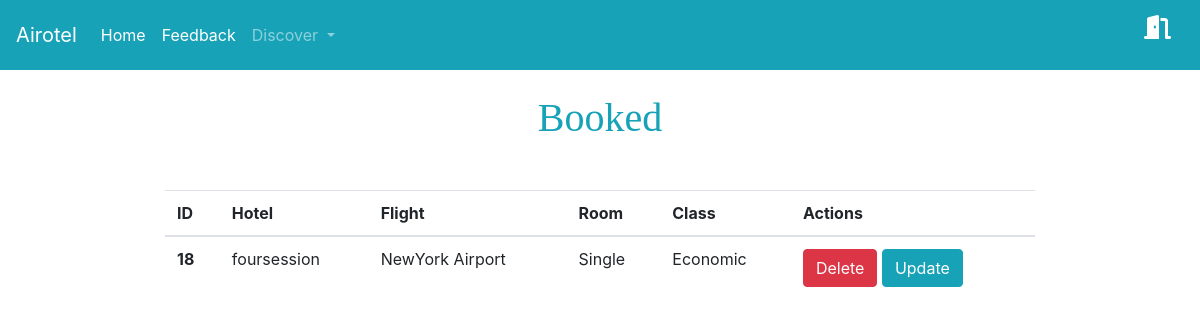
Screenshot of /semi/user/BookingList.php (signed in) with the database file from the repository.
### tables this page shows
CREATE TABLE `ticket` (
  `id` int(11) NOT NULL,
  `userid` int(11) NOT NULL,
  `hotelid` int(11) NOT NULL,
  `airid` int(11) NOT NULL,
  `room` varchar(55) NOT NULL,
  `class` varchar(55) NOT NULL
);

CREATE TABLE `hotel` (
  `id` int(11) NOT NULL,
  `name` varchar(255) NOT NULL,
  `image` mediumtext NOT NULL,
  `countid` int(11) NOT NULL
);

CREATE TABLE `airport` (
  `id` int(11) NOT NULL,
  `name` varchar(255) NOT NULL
);

### semi/user/BookingList.php (the view, shortened to what this page needs)
<?php
include '../sharedd/usernav.php';
include '../shared/configuration.php';
if (isset($_SESSION['UID'])) {
  $userid= $_SESSION['UID'];
  $select=" SELECT * FROM `ticket` WHERE userid= $userid";
  $s = mysqli_query($conn, $select);
?>
  <br>
  <h1 class="text-center text-info" style="font-family: 'Times New Roman', Times, serif;"> Booked</h1>
  <br>
  <div class="container col-9 mt-3">
    <table class="table">
      <thead class="thead-dark">
        <thead>
          <tr>
            <th scope="col">ID</th>
            <th scope="col">Hotel</th>
            <th scope="col">Flight</th>
            <th scope="col">Room</th>
            <th scope="col">Class</th>
            <th scope="col">Actions</th>
          </tr>
        </thead>
        <?php
        $userid= $_SESSION['UID'];
        $select=" SELECT * FROM `ticket` WHERE userid= $userid";
           $lk=mysqli_query($conn, $select);
           $fetchquery = mysqli_fetch_assoc($lk);
        $ticketairid= $fetchquery['airid'];
        $tickethotelid= $fetchquery['hotelid'];
  ?>
        <tr>
            <?php
            $JoinAirport = "SELECT airport.name as AirportName FROM airport JOIN ticket ON airport.id = $ticketairid";
            $JoinHotel = "SELECT hotel.name as HotelName FROM hotel JOIN ticket ON hotel.id = $tickethotelid";
            $ExecuteJoin1 = mysqli_query($conn, $JoinAirport);
            $ExecuteJoin2 = mysqli_query($conn, $JoinHotel);
            $FetchJoin1 = mysqli_fetch_assoc($ExecuteJoin1);
            $FetchJoin2 = mysqli_fetch_assoc($ExecuteJoin2);
            $AirportName = $FetchJoin1['AirportName'];
            $HotelName = $FetchJoin2['HotelName'];
?>
          <?php foreach ($s as $data) { ?>
            <th scope="row"> <?php echo $data['id']; ?> </th>
            <td> <?php echo $HotelName; ?> </td>
            <td> <?php echo $AirportName; ?> </td>
            <td> <?php echo $data['room']; ?> </td>
            <td> <?php echo $data['class']; ?> </td>
            <td> <a onclick="return confirm ('Are you Sure')" href="BookingList.php?Delete=<?php echo $data['id'] ?>" class="btn btn-danger"> Delete </a href="">
             <a  href="Tickets.php?update=<?php echo $data['id']?>" class="btn btn-info"href="" name="update"> Update </td>
        </tr>
      <?php } ?>
    </table>
  <?php } else {
  echo "not user";
} ?>
  </div>

### rows the page displays
ticket: id "18", hotelid.name "foursession", airid.name "NewYork Airport", room "Single", class "Economic"
